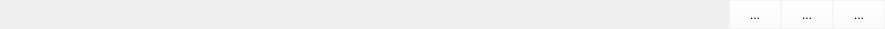
<?xml version="1.0" encoding="UTF-8"?>
<ui version="4.0">
 <class>FnTitleBar</class>
 <widget class="QWidget" name="FnTitleBar">
  <property name="geometry">
   <rect>
    <x>0</x>
    <y>0</y>
    <width>885</width>
    <height>29</height>
   </rect>
  </property>
  <property name="minimumSize">
   <size>
    <width>0</width>
    <height>29</height>
   </size>
  </property>
  <property name="maximumSize">
   <size>
    <width>16777215</width>
    <height>29</height>
   </size>
  </property>
  <property name="windowTitle">
   <string>Form</string>
  </property>
  <property name="styleSheet">
   <string notr="true">QToolButton
{
   
	background-color: rgba(255, 255, 255, 0);
    border::none;
}
#btnClose::hover
{
  
	background-color: rgb(215, 12, 38);
}</string>
  </property>
  <layout class="QHBoxLayout" name="horizontalLayout">
   <property name="spacing">
    <number>0</number>
   </property>
   <property name="leftMargin">
    <number>32</number>
   </property>
   <property name="topMargin">
    <number>0</number>
   </property>
   <property name="rightMargin">
    <number>0</number>
   </property>
   <property name="bottomMargin">
    <number>0</number>
   </property>
   <item>
    <widget class="QWidget" name="wgtMenu" native="true">
     <property name="minimumSize">
      <size>
       <width>0</width>
       <height>0</height>
      </size>
     </property>
     <property name="maximumSize">
      <size>
       <width>16777215</width>
       <height>24</height>
      </size>
     </property>
     <property name="styleSheet">
      <string notr="true">QMenuBar {
	background:transparent;

}

QMenuBar::item {

	
	
	/* 背景颜色 */
	background:transparent;
   
	color: rgb(255, 255, 255);
  
	

}
QMenuBar::item::hover {

	
	
	/* 背景颜色 */
	
	background-color: rgba(255, 255, 255, 30);
   
	color: rgb(255, 255, 255);
  
	

}
QMenu
{
   
	background-color: rgb(37, 37, 37);
    
	color: rgb(255, 255, 255);
}
</string>
     </property>
    </widget>
   </item>
   <item>
    <widget class="QLabel" name="lblTitle">
     <property name="minimumSize">
      <size>
       <width>600</width>
       <height>0</height>
      </size>
     </property>
     <property name="styleSheet">
      <string notr="true">#lblTitle
{
  color:rgb(255,255,255);
  margin-left:64px;
}</string>
     </property>
     <property name="text">
      <string/>
     </property>
    </widget>
   </item>
   <item>
    <spacer name="horizontalSpacer">
     <property name="orientation">
      <enum>Qt::Horizontal</enum>
     </property>
     <property name="sizeHint" stdset="0">
      <size>
       <width>726</width>
       <height>20</height>
      </size>
     </property>
    </spacer>
   </item>
   <item>
    <widget class="QToolButton" name="btnMin">
     <property name="minimumSize">
      <size>
       <width>52</width>
       <height>29</height>
      </size>
     </property>
     <property name="maximumSize">
      <size>
       <width>52</width>
       <height>16777215</height>
      </size>
     </property>
     <property name="text">
      <string>...</string>
     </property>
    </widget>
   </item>
   <item>
    <widget class="QToolButton" name="btnMax">
     <property name="minimumSize">
      <size>
       <width>52</width>
       <height>29</height>
      </size>
     </property>
     <property name="maximumSize">
      <size>
       <width>52</width>
       <height>16777215</height>
      </size>
     </property>
     <property name="text">
      <string>...</string>
     </property>
    </widget>
   </item>
   <item>
    <widget class="QToolButton" name="btnClose">
     <property name="minimumSize">
      <size>
       <width>52</width>
       <height>29</height>
      </size>
     </property>
     <property name="maximumSize">
      <size>
       <width>52</width>
       <height>16777215</height>
      </size>
     </property>
     <property name="text">
      <string>...</string>
     </property>
    </widget>
   </item>
  </layout>
 </widget>
 <resources/>
 <connections/>
</ui>
